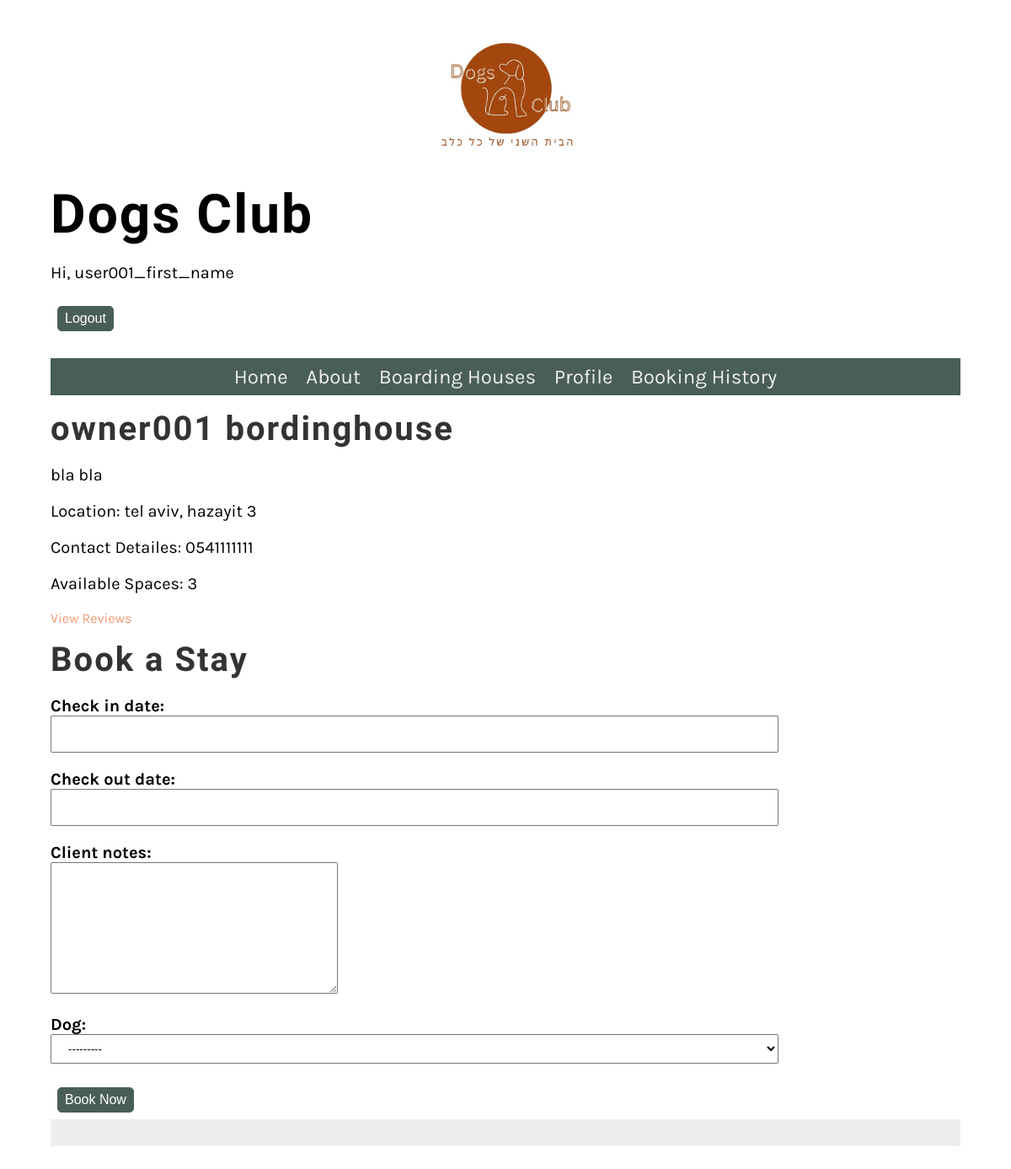
The app's page /Website/boardinghouses/11/ (signed in) with its own data.
### Website/models.py (models this page shows, shortened)
class BoardingHouse(models.Model):
    DEFAULT_MAP_LOCATION = r"https://www.google.com/maps/embed?pb=!1m18!1m12!1m3!1d3487844.11496039!2d32.44041769453558!3d31.383867609568092!2m3!1f0!2f0!3f0!3m2!1i1024!2i768!4f13.1!3m3!1m2!1s0x1500492432a7c98b%3A0x6a6b422013352cba!2sIsrael!5e0!3m2!1sen!2sil!4v1712740457423!5m2!1sen!2sil"
    user = models.ForeignKey(User, on_delete=models.CASCADE)
    name = models.CharField(max_length=255)
    description = models.TextField()
    location = models.CharField(max_length=255)
    map_location = models.URLField(default=DEFAULT_MAP_LOCATION, max_length=1000)
    contact_details = models.CharField(max_length=255)
    available_spaces = models.PositiveIntegerField()

### Website/views.py (the view)
# urls.py: path('boardinghouses/<int:boardinghouse_id>/', BoardinghouseDetailView.as_view(), name='boardinghouse_detail'),
class BoardinghouseDetailView(View):
    def get(self, request, boardinghouse_id, *args, **kwargs):
        boardinghouse = get_object_or_404(BoardingHouse, id=boardinghouse_id)
        if request.user.is_authenticated:
            form = BookingForm(user=request.user)
            return render(request, 'boardinghouse_detail.html', {'boardinghouse': boardinghouse, 'form': form})
        return render(request, 'boardinghouse_detail.html', {'boardinghouse': boardinghouse})

### Website/forms.py
class BookingForm(forms.ModelForm):
    def __init__(self, *args, **kwargs):
        print("kwargs",kwargs)
        user = kwargs.pop('user')  # Retrieve the user from kwargs
        super().__init__(*args, **kwargs)
        self.fields['dog'].queryset = Dog.objects.filter(owner=user)  # Filter the dogs based on the user
    class Meta:
        model = Booking
        fields = ['check_in_date', 'check_out_date', 'client_notes', 'dog']

### Website/models.py (called while the page is built)
    def __str__(self):
        return self.name+ ", id:"+self.chip_id

### Website/templatetags/custom_filters.py (called while the page is built)
@register.filter
def has_group(user, group_name):
    return user.groups.filter(name=group_name).exists()

### Website/templates/boardinghouse_detail.html (shortened to what this page needs)
{% extends 'base.html' %}
{% load custom_filters %}
{% block content %}
        <h2>{{ boardinghouse.name }}</h2>
        <p>{{ boardinghouse.description }}</p>
        <p>Location: {{ boardinghouse.location }}</p>
        <p> Contact Detailes: {{boardinghouse.contact_details}}</p>
        <p>Available Spaces: {{ boardinghouse.available_spaces }}</p>
    <a href="{% url 'reviews' boardinghouse.id %}">View Reviews</a>
        <h2>Book a Stay</h2>
        {% if request.user|has_group:"Customers" %}
            <form method="post" action="{% url 'booking' boardinghouse.id %}">
                {{ form.as_p }}
                <button type="submit" class="small_button">Book Now</button>
            </form>
        {% elif not request.user|has_group:"Boardinghouse Owners" %}
            <p><a href="{% url 'login' %}">Log in</a> to book a stay.</p>
        {% endif %}
{% endblock %}

### Website/templates/base.html (shortened to what this page needs)
{% load custom_filters %}
{% load static %}
<!DOCTYPE html>
<html lang="en">
<head>
    <link
    rel="preload"
    as="style"
    href="{% static 'css/style.css' %}"
    onload="this.rel = 'stylesheet'"
  />
</head>
<body>
    <header>
        <img src="{% static 'img/logo.png' %}" alt="Logo" class="logo">
        <h1>Dogs Club</h1>
        {% if user.is_authenticated %}
                <p>Hi, {{user.first_name}}</p>
                <form method="post" action="{% url 'logout' %}">
                    <button type="submit" class = "small_button">Logout</button>
                </form>
        {% else %}
                <a href="{% url 'login' %}" >Login</a>/<a href="{% url 'register' %}" >Sign Up</a>
        {% endif %}
    </header>
    <nav>
        <ul>
            <li><a href="{% url 'home' %}">Home</a></li>
            <li><a href="{% url 'about' %}">About</a></li>
            <li><a href="{% url 'boardinghouse_list' %}">Boarding Houses</a></li>
        {% if user.is_authenticated %}
            <li><a href="{% url 'profile' %}">Profile</a></li>
            {% if request.user|has_group:"Customers" %}
                <li><a href="{% url 'booking_history' %}">Booking History</a></li>
            {% elif request.user|has_group:"Boardinghouse Owners"  %}
                <li><a href="{% url 'owner_dashboard' %}">Owner Dashboard</a></li>
            {% endif %}
        {% endif %}
        </ul>
    </nav>
<main>
    {% block content %}{% endblock %}
</main>
<footer>
</footer>
</body>
</html>

### Website/static/css/style.css (style rules this page uses)
.logo { width: 15vw; }
body { font-family: 'Karla', sans-serif; margin-top: 3rem; margin-bottom: 3rem; margin-left: 5%; margin-right: 5%; }
h1, h2, h3, h4, h5, h6 { font-family: 'Markazi Text', serif; letter-spacing: 2px;; }
h1 { font-size: 4rem; margin-top: 1.5rem; margin-bottom: 0; }
h2 { font-size: 2.5rem; color: #333333; margin:1rem 0; }
p, ul { font-size: 1.25rem;; }
a { color: #EE9972; text-decoration: none; }
header img { display: block; margin-left: auto; margin-right: auto; max-width: 100%; height: auto; }
nav { background-color: #495E57; margin-top: 1rem; margin-bottom: 1rem; margin-bottom: 0px; }
nav ul { list-style: none; font-size: 1.5rem; text-align: center; padding-inline-start: 0rem; margin-bottom: 0px; }
nav ul li { display: inline-block; margin: 0.5rem; }
nav ul a { color: #EDEFEE; text-decoration: none; }
label { font-weight: bold; display: block; }
input, select { width: 80%; display: block; padding: .5rem 1rem; line-height: 1.5rem; box-sizing: border-box; }
footer { background-color: #EDEFEE; padding: 1rem; display: flex; gap: 2rem 1rem; }
.small_button { padding: .25rem .5rem; border: 1px solid #495E57; background-color: #495E57; border-radius: 5px; font-size: 1rem; display: inline-block; color: #fff; line-height: 20px; margin: 0.5rem; }

### records on screen
BoardingHouse: name "owner001 bordinghouse", description "bla bla", location "tel aviv, hazayit 3", contact_details "0541111111", available_spaces "3"

### other values on screen
{{ user.first_name }} "user001_first_name"
